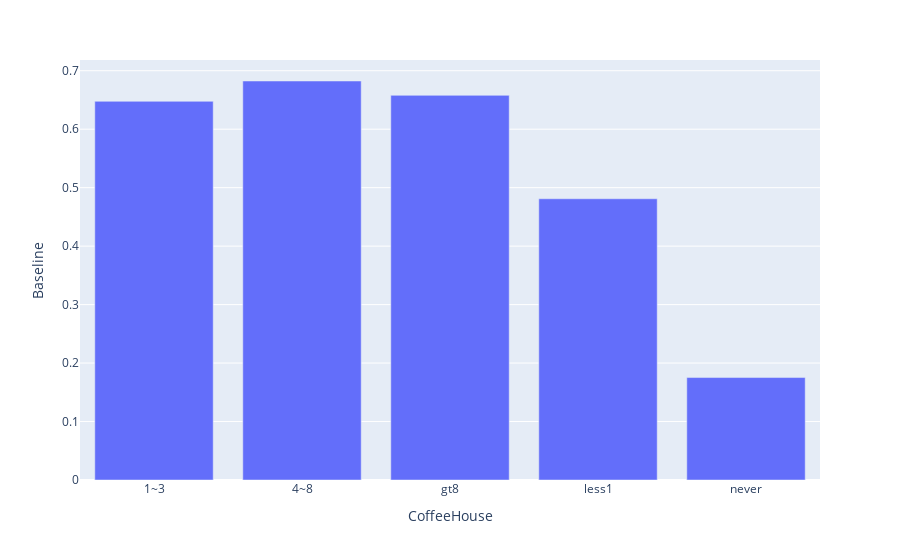

Write notebook code for a chart like this one.
### Markdown cell above
Interestingly, **combining these factors together doesn't give a multiplicative effect**. The acceptance rate is still around 60%, which is what we observed invidually for each factor.

### Code cell
# let's see if these are multipliers when combined with frequency
plot_acceptance_rates(coffee_coupons, 'CoffeeHouse', 'Baseline')
plot_acceptance_rates(coffee_coupons.query('time in @break_times'), 'CoffeeHouse', 'Break Times')
plot_acceptance_rates(coffee_coupons.query('passenger in @social_passengers'), 'CoffeeHouse', 'Social passengers')
plot_acceptance_rates(coffee_coupons.query('destination == "No Urgent Place"'), 'CoffeeHouse', 'No Urgent Place')
plot_acceptance_rates(social_coffee, 'CoffeeHouse', 'Social Driver')

### Figure 1 — Plotly figure (JSON) as saved in the notebook; plotly's stock layout.template omitted (floating-point values rounded to 4 significant figures)
{"data": [{"hovertemplate": "variable=0<br>CoffeeHouse=%{x}<br>value=%{y}<extra></extra>", "legendgroup": "0", "marker": {"color": "#636efa", "pattern": {"shape": ""}}, "name": "0", "orientation": "v", "showlegend": true, "textposition": "auto", "type": "bar", "x": ["1~3", "4~8", "gt8", "less1", "never"], "xaxis": "x", "y": [0.6477, 0.6824, 0.6579, 0.481, 0.1752], "yaxis": "y"}], "layout": {"barmode": "relative", "legend": {"title": {"text": "variable"}, "tracegroupgap": 0}, "margin": {"t": 60}, "showlegend": false, "xaxis": {"anchor": "y", "domain": [0, 1], "title": {"text": "CoffeeHouse"}}, "yaxis": {"anchor": "x", "domain": [0, 1], "title": {"text": "Baseline"}}}}
